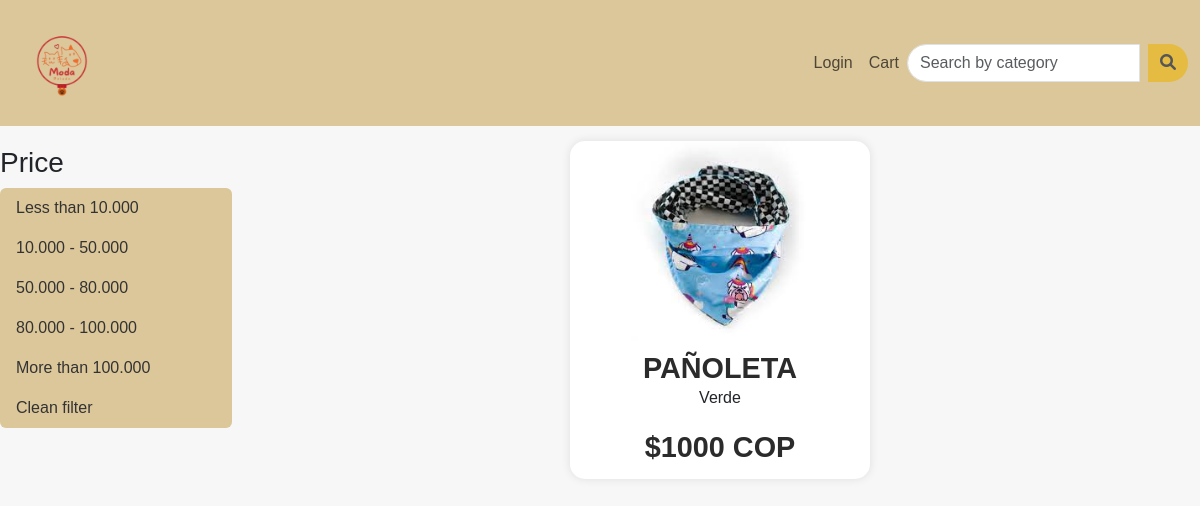
Page /?price=menos10 on the committed database.
### products/models.py (models this page shows, shortened)
class Product(models.Model):
    name=models.CharField(max_length=40)
    description=models.CharField(max_length=40)
    product_image= models.ImageField(upload_to='product_image/',null=True,blank=True)
    price = models.PositiveIntegerField()
    category = models.CharField(max_length = 70)
    quantity = models.IntegerField()

### products/views.py (the view)
# urls.py: path('',productViews.home_view,name=''),
def home_view(request):
    price_filter = request.GET.get('price', None)
    queries = {
        'menos10': Q(price__lt=10000),
        '10a50': Q(price__gte=10000, price__lt=50000),
        '50a80': Q(price__gte=50000, price__lt=80000),
        '80a100': Q(price__gte=80000, price__lt=100000),
        'mas100': Q(price__gte=100000),
    }
    query = queries.get(price_filter, Q())
    products = models.Product.objects.filter(query)
    return render(request, 'customer_home.html', {'products': products})

### templates/customer_home.html (shortened to what this page needs)
{% extends 'base.html' %}
{% load i18n %}
{% load static %}
{% block content %}
<!DOCTYPE html>
<html lang="en">
  <head>
  </head>
  <body>
    <div class="page-wrapper">
      <div class="sidebar">
        <div class="filter-options">
          <h3>{% translate "Precio" %}</h3>
          <ul class="list-group">
            <li style="background-color: #dcc79a; color: black; border: 2px; margin-right: 8px; " href="?price=menos10" class="list-group-item"><a href="?price=menos10">{% translate "Menos de " %} 10.000</a></li>
            <li style="background-color: #dcc79a; color: black; border: 2px; margin-right: 8px; " href="?price=menos10" class="list-group-item"><a href="?price=10a50">10.000 - 50.000</a></li>
            <li style="background-color: #dcc79a; color: black; border: 2px; margin-right: 8px; " href="?price=menos10" class="list-group-item"><a href="?price=50a80">50.000 - 80.000</a></li>
            <li style="background-color: #dcc79a; color: black; border: 2px; margin-right: 8px; " href="?price=menos10" class="list-group-item"><a href="?price=80a100">80.000 - 100.000</a></li>
            <li style="background-color: #dcc79a; color: black; border: 2px; margin-right: 8px; " href="?price=menos10" class="list-group-item"><a href="?price=mas100">{% translate "Más de " %} 100.000</a></li>
            <li style="background-color: #dcc79a; color: black; border: 2px; margin-right: 8px; " href="?price=menos10" class="list-group-item"><a href="{{ request.path }}">{% translate "Limpiar filtros" %}</a></li>
          </ul>
        </div>
      </div>
      <div class="content-wrapper">
        {% if products %}
          {% for p in products %}
            <div class="item-wrapper">
              <div class="item-image">
                <img src="{% static p.product_image.url %}" alt="product pic">
              </div>
              <div class="item-info">
                <h4>{{ p.name }}</h4>
                <p>{{ p.description }}</p>
                <div class="item-price">
                  ${{ p.price }} COP
                </div>
              </div>
            </div>
          {% endfor %}
        {% endif %}
      </div>
    </div>
  </body>
</html>
{% endblock content %}

### templates/base.html (style rules this page uses)
body { background-color: #f7f7f7; }

### rows in the picture
Product: product_image (picture), name "PAÑOLETA", description "Verde", price "1000"
